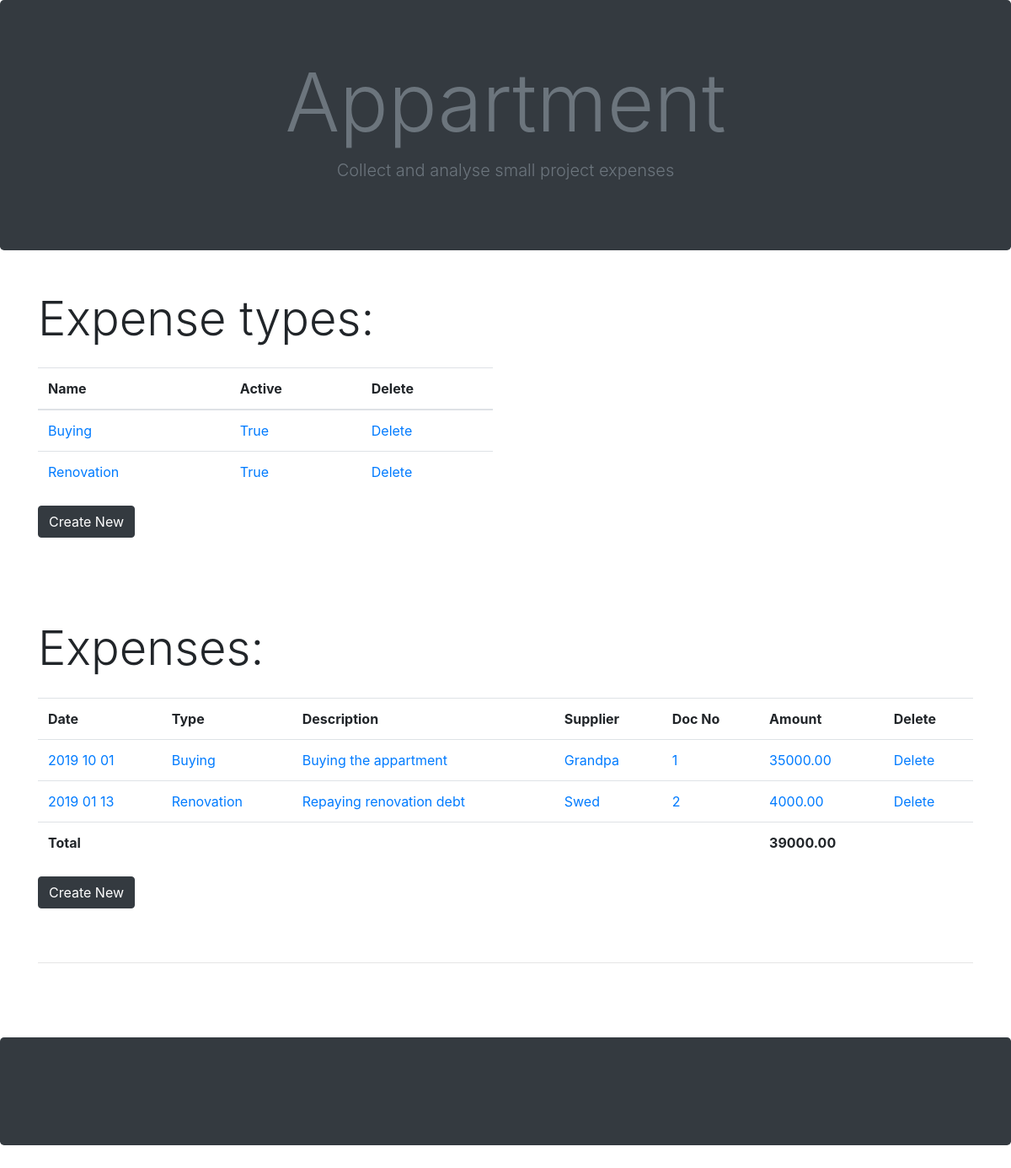
/keepers/2/, run on an earlier commit of the app's database.
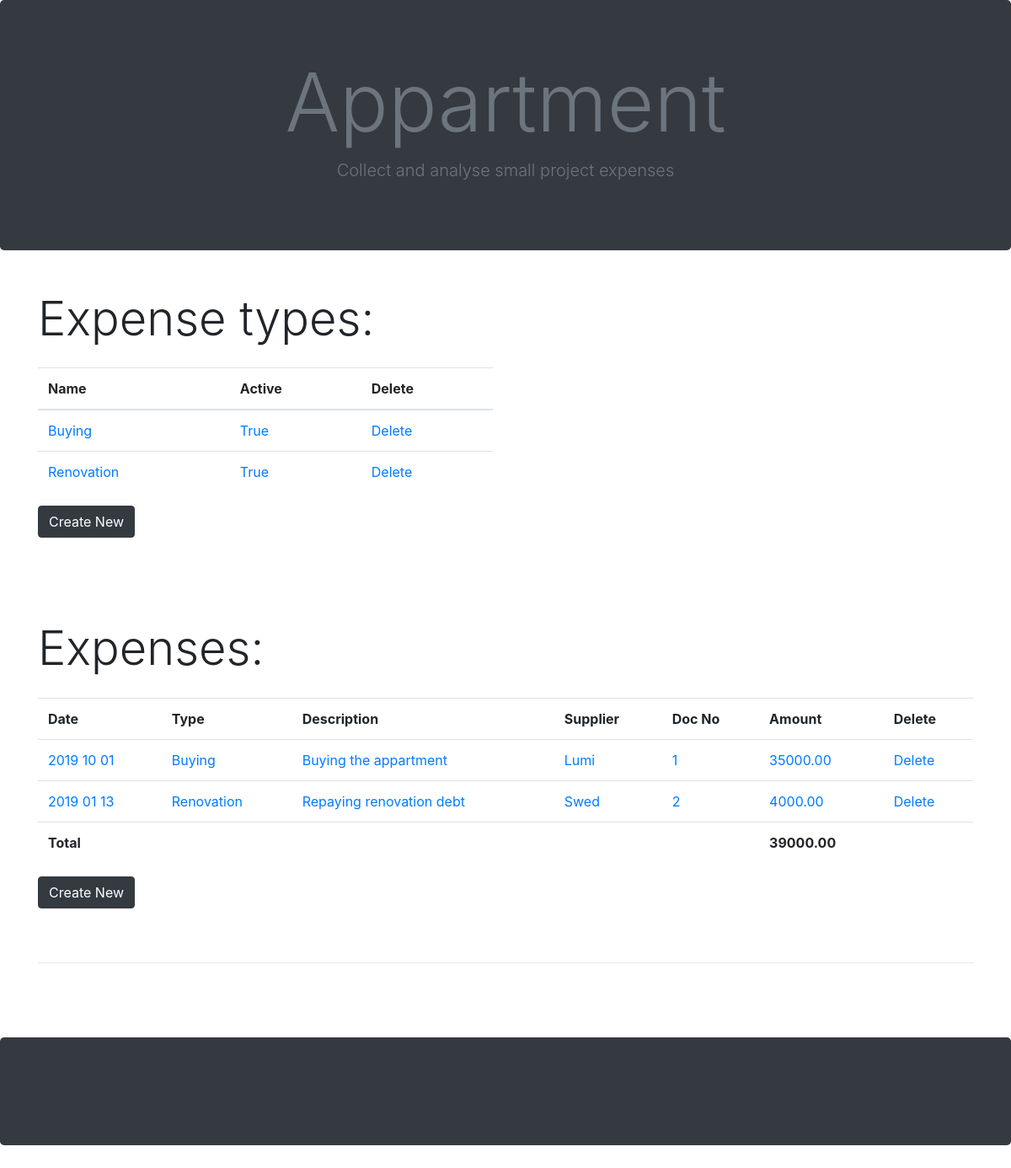
And on a later commit of the database.
### islaidos_app/models.py (models this page shows, shortened)
class Expenses(models.Model):
    data = models.DateTimeField()
    tiekejas = models.CharField(max_length=100)
    description = models.CharField(max_length=100)
    tipas = models.ForeignKey(ExpenseTypes, on_delete=models.CASCADE)
    dok_nr = models.IntegerField()
    suma = models.DecimalField(max_digits=9, decimal_places=2)
    keeper = models.ForeignKey(Keeper, default=None, on_delete=models.CASCADE)

class ExpenseTypes(models.Model):
    tipas = models.CharField(max_length=50)
    aktyvus = models.BooleanField()
    keeper = models.ForeignKey(Keeper, default=None, on_delete=models.CASCADE)
    def __str__(self):
        return self.tipas

### islaidos_app/views.py (the view)
# urls.py: path('keepers/<int:keeper_id>/', views.viewKeeper, name='viewKeeper'),
def viewKeeper(request, keeper_id):
    chart_data = expenditure_by_keepers_expense_types_for_google_chart(keeper_id)
    chart_data_2 = expenditure_by_date_for_google_chart(keeper_id)
    keeper_ = Keeper.objects.get(id=keeper_id)
    expense_types = ExpenseTypes.objects.filter(keeper=keeper_).order_by('-aktyvus', 'tipas')
    expenses = Expenses.objects.filter(keeper=keeper_).order_by('-data')
    expenses_total = list(expenses.aggregate(Sum('suma')).values())[0]
    return render(request, 'keeper.html', {'keeper':keeper_, 'expense_types':expense_types, 'expenses':expenses, \
                                           'chart_data':chart_data, 'expenses_total':expenses_total, 'chart_data_2':chart_data_2})

### islaidos_app/views.py (called while the page is built)
def expenditure_by_date_for_google_chart(keeper_id):
    all_expenses_for_current_keeper = Expenses.objects.filter(keeper=keeper_id)
    distinct_expense_dates_for_that_keeper = all_expenses_for_current_keeper.values('data').distinct()
    distinct_expense_dates_extracted = [date['data'] for date in distinct_expense_dates_for_that_keeper]
    list_for_chart = [['Date', 'EUR']]
    for date in distinct_expense_dates_extracted:
        expenses_on_that_date = Expenses.objects.filter(data=date)
        sum_of_expenses_on_that_day = expenses_on_that_date.aggregate(Sum('suma'))
        sum_of_expenses_on_that_day_nicely_printed = sum_of_expenses_on_that_day['suma__sum']
        list_for_chart.append([date.strftime('%F'), float(sum_of_expenses_on_that_day_nicely_printed)])
    return list_for_chart

### islaidos_app/templates/keeper.html (shortened to what this page needs)
{% extends 'base.html' %}
{% block content %}
<div class="display-4 mb-4">
    Expense types:
</div>
<div class="row">
    <div class="col-6">
        <table class="table">
            <thead>
            <tr>
                <th>Name</th>
                <th>Active</th>
                <th>Delete</th>
            </tr>
            </thead>
            {% for tipas in expense_types %}
            <tr>
                <td>
                    <a href="{% url 'edit_type' keeper.id tipas.id %}">{{tipas.tipas}}
                    </a>
                </td>
                <td>
                    <a href="{% url 'edit_type' keeper.id tipas.id %}">
                        {{tipas.aktyvus}}
                    </a>
                </td>
                {% if tipas %}
                <td>
                    <a style="text-decoration: none" href="{% url 'delete_type' keeper.id tipas.id %}">Delete</a>
                </td>
                {% endif %}
            </tr>
            {% endfor %}
        </table>
        <button class="btn btn-dark mb-5">
            <a style="color: inherit; text-decoration:none;" href="{% url 'create_type' keeper.id %}">Create New</a>
        </button>
    </div>
    <div class="col-6">
        <div class="" id="piechart" style="width: 500px; height: 300px;"></div>
    </div>
</div>
<div class="display-4 mb-4">
    Expenses:
</div>
<table class="table">
    <tr>
        <th>Date</th>
        <th>Type</th>
        <th>Description</th>
        <th>Supplier</th>
        <th>Doc No</th>
        <th>Amount</th>
        <th>Delete</th>
    </tr>
    {% for expense in expenses %}
    <tr>
        <td>
            <a href="{% url 'edit_expense' keeper.id expense.id %}">{{expense.data|date:"Y m d"}}
            </a>
        </td>
        <td>
            <a href="{% url 'edit_expense' keeper.id expense.id %}">{{expense.tipas}}
            </a>
        </td>
        <td>
            <a href="{% url 'edit_expense' keeper.id expense.id %}">{{expense.description}}
            </a>
        </td>
        <td>
            <a href="{% url 'edit_expense' keeper.id expense.id %}">{{expense.tiekejas}}
            </a>
        </td>
        <td>
            <a href="{% url 'edit_expense' keeper.id expense.id %}">{{expense.dok_nr}}
            </a>
        </td>
        <td>
            <a href="{% url 'edit_expense' keeper.id expense.id %}">{{expense.suma}}
            </a>
        </td>
        <td>
            {% if expense %}
            <a href="{% url 'delete_expense' keeper.id expense.id %}">Delete
            </a>
            {% endif %}
        </td>
    </tr>
    {% endfor %}
    <tr>
        <td class="font-weight-bold">Total</td>
        <td></td>
        <td></td>
        <td></td>
        <td></td>
        <td class="font-weight-bold">{{expenses_total|floatformat:2}}</td>
        <td></td>
    </tr>
</table>
<button class="btn btn-dark mb-5">
    <a style="color: inherit; text-decoration:none;" href="{% url 'create_expense' keeper.id %}">Create New</a>
</button>
<hr>
<br>
<br>
<br>
{% endblock %}

What changed in the data, as far as the page shows it:
changed Expenses "Buying the appartment": tiekejas "Grandpa" → "Lumi"
